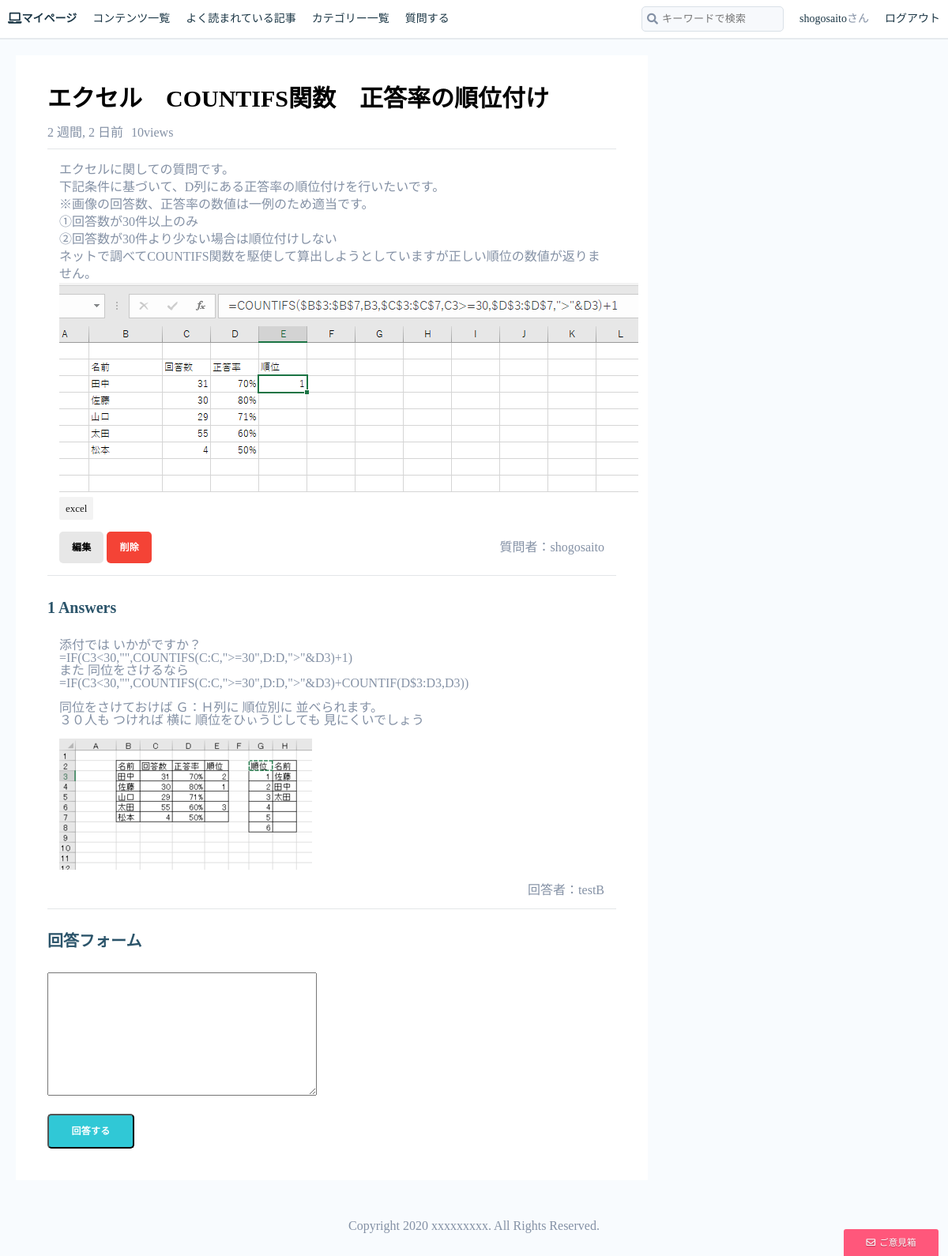
/qa/question_answer/14 (signed in), run on the app's committed database.
### accounts/models.py (models this page shows)
class CustomUser(AbstractUser):
    email = models.CharField(verbose_name='メールアドレス', max_length=255)
    password = models.CharField(verbose_name='パスワード', max_length=255)
    def __str__(self):
        return self.username

### QA/models.py (models this page shows, shortened)
class QuestionModel(models.Model):
    title = models.CharField(max_length=255)
    category = models.ForeignKey(Category, on_delete=models.CASCADE)
    tags = models.CharField(max_length=255)
    content = RichTextUploadingField(config_name='non_admin')
    created_by = models.ForeignKey(CustomUser, on_delete=models.CASCADE)
    created_at = models.DateTimeField(auto_now_add=True)
    updated_at = models.DateTimeField(auto_now=True)
    views = models.PositiveIntegerField(default=0)

class AnswerModel(models.Model):
    question = models.ForeignKey(
        QuestionModel, on_delete=models.CASCADE, related_name='answers')
    answer = RichTextUploadingField(config_name='non_admin')
    created_by = models.ForeignKey(CustomUser, on_delete=models.CASCADE)
    created_at = models.DateTimeField(auto_now_add=True)
    updated_at = models.DateTimeField(auto_now=True)

### QA/views.py (the view)
# urls.py: path('question_answer/<int:pk>', questionAnswer, name='question_answer'),
@login_required(login_url='/accounts/login/')
def questionAnswer(request, pk):
    allcats = Category.objects.filter(parent=None)
    question = get_object_or_404(QuestionModel, pk=pk)
    question.views += 1
    question.save()
    answers = question.answers.all()
    counts = answers.count()
    new_comment = None
    if request.method == 'POST':
        answer_form = AnswerForm(request.POST)
        if answer_form.is_valid():
            new_answer = answer_form.save(commit=False)
            new_answer.question = question
            new_answer.created_by = request.user
            new_answer.save()
            return redirect('question_answer', pk=question.pk)
    else:
        answer_form = AnswerForm()
    return render(request, "QA/questionAnswer.html", {
        'allcats':allcats,
        'question': question,
        'answers': answers,
        'form': answer_form,
        'counts': counts
    })

### QA/forms.py
class AnswerForm(forms.ModelForm):
    class Meta:
        model = AnswerModel
        fields = ('answer',)
        labels = {
            'answer': '',
        }

### blogs/models.py (called while the page is built)
    def __str__(self):
        return self.name

### templates/QA/questionAnswer.html (shortened to what this page needs)
{% extends 'base.html' %}
{% load static %}
{% block customcss %}
    <link rel="stylesheet" href="{% static 'css/style.css' %}">
    <link rel="stylesheet" href="{% static 'css/reset.css' %}">
    <link rel="stylesheet" href="{% static 'css/question.css' %}">
    <link rel="stylesheet" href="{% static 'css/animate.css' %}">
{% endblock customcss %}
{% block main %}
<div id="list-global-container">
    <div class="list-main-container">
        <div class="question-block">
            <div class="quetion-title-block">
                <h2 class="entry-title" id="question-list-title">{{question.title}}</h2>
                <p class="sub-title"><span class="time">{{question.created_at|timesince}}前</span><span>{{question.views}}</span>views</p>
            </div>
            <div class="question-detail">
                {{question.content|safe}}
                <div class="p-tagstime">
                    <a href="p-tab-link">
                        <span class="p-tag-name">{{question.tags}}</span>
                    </a>
                </div>
                <div class="question-bottom">
                    <div class="question-edit">
                    {% if user.id == question.created_by.id %}
                        <a class="btn edit" href="{% url 'question_update' question.pk %}">編集</a>
                        <a class="btn delete" href="{% url 'question_delete' question.pk %}">削除</a>
                    {% else %}
                        <a class="btn edit" href="{% url 'question_request' question.pk %}">編集を依頼する</a>
                    {% endif %}
                    </div>
                    <div class="question-created_by">
                        質問者：{{question.created_by}}
                    </div>
                </div>
            </div>
        </div>
        <div class="answer-block">
            <h3 class="answer-counts">{{counts}} Answers</h3>
            {% for item in answers %}
                <div class="update-block">
                    {{item.answer| safe}}
                    <div class="answer-bottom">
                        <div class="answer-created_by">
                            回答者：{{item.created_by}}
                        </div>
                    </div>
                </div>
            {% endfor %}
            <div class="new-answer-block">
                <h3 class="new-answer-headline">回答フォーム</h3>
                <form method="post">{% csrf_token %}
                    {{ form.as_p }}
                    <input class="btn qa-mg-top" type="submit" value="回答する">
                </form>
            </div>
        </div>
    </div>
</div>
{% endblock main %}

### templates/base.html (shortened to what this page needs)
{% load static %}
<!doctype html>
<html lang="ja">
  <head>
    {% block customcss %}
    {% endblock customcss %}
    <link rel="stylesheet" href="https://use.fontawesome.com/releases/v5.15.1/css/all.css">
  </head>
  <body>
  <div id="global-container">
    <div id="container">
        <header>
            <ul class="h-left">
                {% if user.id %}
                <li><a href="{% url 'mypage' user.id %}"><i class="fas fa-laptop">マイページ</i></a></li>
                {% else %}
                <li><a href="{% url 'toppage' %}"><i class="fas fa-laptop">トップページ</i></a></li>
                {% endif %}
                <li><a href="{%url 'all_contents'%}">コンテンツ一覧</a></li>
                <li><a href="{%url 'ranking'%}">よく読まれている記事</a></li>
                <li class="ctg-lists"><a href="#">カテゴリー一覧</a></li>
                <li><a href="{%url 'question_list' pk=1 %}">質問する</a></li>
            </ul>
            <ul class="h-right">
                <li>
                    <form class="search-box" action="{% url 'search' %}" method="GET">
                            <input type="search" class="input-search" style="font-size: 13px; width: 180px;" placeholder="キーワードで検索" name="key_search" value="{{ request.GET.key_search }}" >
                            <i class="search-icon fas fa-search"></i>
                    </form>
                </li>
                {% if user.id %}
                <li><a href="{% url 'mypage' user.id %}">{{ user.username }}</a>さん</li>
                <li><a href="{% url 'logout' %}">ログアウト</a></li>
                {% else %}
                <li><a href="{% url 'login' %}">ログイン</a></li>
                <li><a class="btn" href="{% url 'create' %}">無料会員登録</a></li>
                {% endif %}
            </ul>
        </header>
        {% block main %}
        {% endblock main%}
        <div id="react-contact-button">
        <a href="{% url 'contact'%}">
            <div class="c-btn c-btn--feedback" id="contact-button">
            <span class="far fa-envelope u-mr5"></span>ご意見箱
            </div>
        </a>
        </div>
        <footer>
            Copyright 2020 xxxxxxxxx. All Rights Reserved.
        </footer>
    </div>
  </div>
 </body>
</html>

### static/css/style.css (style rules this page uses)
* { box-sizing: border-box; }
body { color: #8491a5; font-family: "AvenirNext", "Lato", "Hirago KakuGothic ProN", Meiryo, sans-serif; font-size: 1rem; background-color: #f8fbfe; }
a { text-decoration: none; color: #1c3746; }
h1, h2, h3, h4, h5, h6 { color: #2b546a; font-weight: normal; }
#container { background-color: #f8fbfe; }
.btn { display: inline-block; text-align: center; padding: 0px 16px; text-decoration: none; cursor: pointer; transition: all 0.3s ease-in-out 0s; color: rgb(255, 255, 255); background-color: rgb(48, 200, 214); font-size: 0.75rem; min-width: 110px; line-height: 40px; font-family: AvenirNext, Lato, "Hirago KakuGothic ProN", Meiryo, sans-serif; border-radius: 5px; font-weight: bold; letter-spacing: 0.02em; }
.c-btn { transition: all 0.3s ease; -webkit-user-select: none; -moz-user-select: none; -ms-user-select: none; -o-user-select: none; user-select: none; display: inline-block; margin-bottom: 0; padding: 0; font-size: 0.8125rem; text-align: center; min-width: 140px; height: 45px; line-height: 45px; white-space: nowrap; cursor: pointer; color: #fff; border: 1px solid transparent; border-radius: 2px; }
.c-btn--feedback { background-color: #ff577b; border-radius: 3px 3px 0 0; font-size: 0.725rem; min-width: 120px; height: 34px; line-height: 34px; text-shadow: 0 1px 1px rgba(0, 0, 0, 0.3); z-index: 81; position: fixed; bottom: 0; right: 12px; }
.u-mr5 { margin-right: 5px; }
header li { line-height: 48px; margin: 0 10px; font-size: 14px; }
header { background-color: white; overflow: hidden; border-bottom: 2px solid #e6eaee !important; }
.h-left { float: left; display: flex; }
.h-right { float: right; display: flex; }
.search-box { position: relative; }
.input-search { transition: border 0.1s linear, background-color 0.1s linear; width: 100%; height: 32px; padding: 5px 5px 5px 25px; color: #2b546a; background-color: #f7f9fc; border: 1px solid #d9e0e7; border-radius: 5px; letter-spacing: 0.02em; width: 100px; }
.search-icon { display: inline-block; position: absolute; top: 50%; left: 7px; transform: translateY(-50%); }
footer { text-align: center; padding: 30px 0 !important; }
#list-global-container { margin: 0 auto; display: flex; padding: 20px 0; }
.list-main-container { background-color: #ffffff; width: 66.66666667%; margin: 0 20px; padding: 40px; }
.entry-title { color: black; font-size: 30px; margin-bottom: 40px; }
.p-tag-name { font-size: 13px; line-height: 1em; color: #1a1a1a; display: inline-block; padding: 8px 8px; border-radius: 2px; text-decoration: none; background: #f3f3f3; }

### static/css/question.css (style rules this page uses)
.qa-mg-top { margin-top: 20px; }
#question-list-title { margin: 0; font-weight: bold; }
.question-detail { padding: 0 15px; }
.question-detail p { line-height: 22px; }
.update-block p { margin-bottom: 15px; }
.update-block { border-bottom: 1px solid #E3E6E8; margin-bottom:20px; padding: 0 15px; padding-bottom: 15px; }
.quetion-title-block .time { margin-right: 10px; }
.answer-bottom { display: flex; }
.question-created_by { margin: auto 0 auto auto; }
.answer-created_by { margin: auto 0 auto auto; }
.answer-counts, .new-answer-headline { margin-top: 30px; margin-bottom: 30px; font-size: 20px; font-weight: bold; }
.question-block { padding-bottom: 15px; border-bottom:1px solid#E3E6E8; }
.quetion-title-block { padding-bottom: 12px; border-bottom:1px solid #E3E6E8 ; margin-bottom: 15px; }
.sub-title { margin-top: 20px; }
.question-bottom { margin-top: 15px; display: flex; justify-content: space-between; }
.edit { background-color: #e7e7e7; color: black; min-width: 40px; }
.delete { background-color: #f44336; min-width: 40px; }

### data on the page
CustomUser: username "shogosaito"
QuestionModel: title "エクセル COUNTIFS関数 正答率の順位付け", created_at "2 週間, 2 日", views "10", content "エクセルに関しての質問です。 下記条件に基づいて、D列にある正答率の順位付けを行いたいです。 ※画像の回答数、正答率の数値は一例のため適当です。 ①回答数が30件以上のみ ②回答数が30件より少ない場合は順位付けしない ネットで調べてCOUNTIFS関数を駆使して算出しようとしていますが正しい順位の数値が返りません。", content (picture), tags "excel", created_by "shogosaito"
AnswerModel: answer "添付では いかがですか？ =IF(C3<30,\"\",COUNTIFS(C:C,\">=30\",D:D,\">\"&D3)+1) また 同位をさけるなら =IF(C3<30,\"\",COUNTIFS(C:C,\">=30\",D:D,\">\"&D3)+COUNTIF(D$3:D3,D3)) 同位をさけておけば Ｇ：Ｈ列に 順位別に 並べられます。 ３０人も つければ 横に 順位をひぃうじしても 見にくいでしょう", answer (picture), created_by "testB"

### other printed values
{{ counts }} "1"
